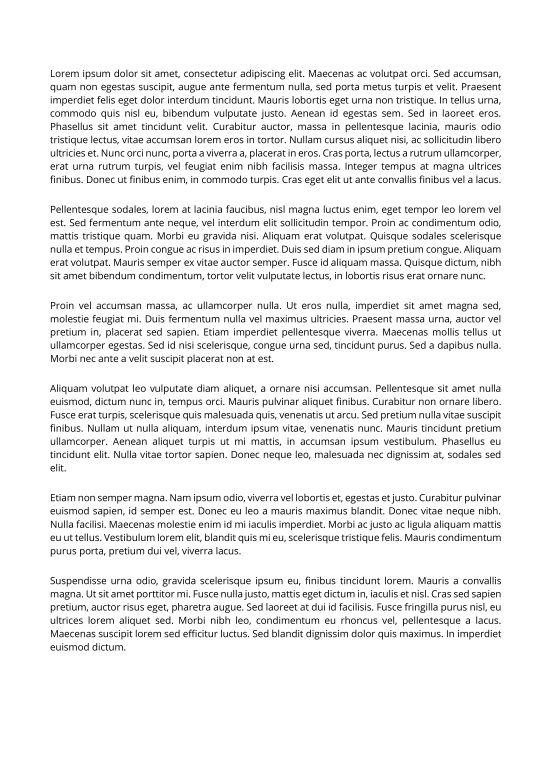
#> input picture 001.png, 1654 x 2339 px, found by its file name (shown at 1/3 size); its folder holds only this picture in this run
$ python MainProgram.py
#> lines starting #> are read from the running program, lines starting #| are printed output that depends on the picture; after the words box and inside, x2 and y2 are one past the last pixel; in counts of white or black regions, pixels touching at a corner belong together
# -*- coding: utf-8 -*-
"""
Created on Sat Aug  8 09:23:28 2026

@author: rtan5
"""

import cv2
import numpy as np
from matplotlib import pyplot as pt
import os


def main():
    output_dir = 'paragraphs'
    os.makedirs(output_dir, exist_ok=True)

    for i in range(1, 9):
        input_dir = "images"

        filename = f"{i:03d}.png"
        path = os.path.join(input_dir, filename)

        print("\n" + "=" * 50)
        print(f"STARTING: {filename}")
        print("=" * 50)

        if not os.path.exists(path):
            print(f"Skipping {filename} (not found)")
            continue

        original, binary = pageToBinary(path)
#> in pageToBinary, page is the input picture: shape (2339, 1654, 3); min 0, max 255, mean 239.1
#> in pageToBinary, `_, pageBinary = cv2.threshold(pageGrayscale, 0, 255, cv2.THRESH_BINARY..`:
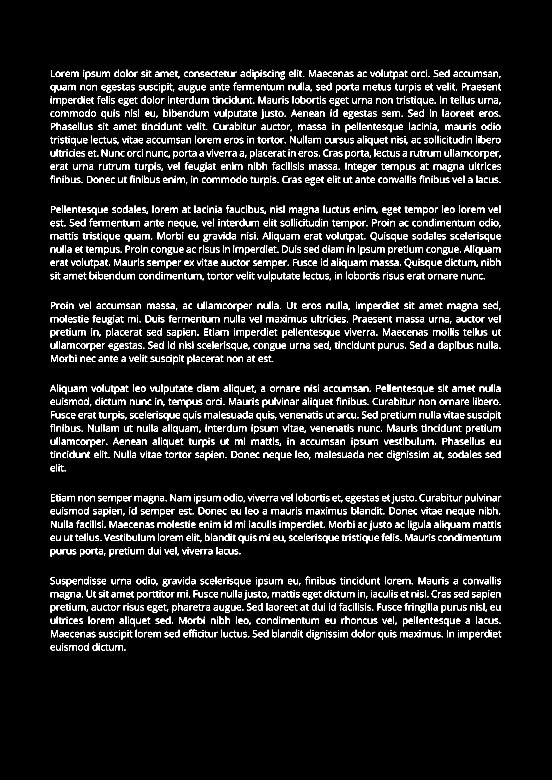
#> pageBinary: shape (2339, 1654) (shown at 1/3 size); 6.5% white in thin lines or dots, all inside (x1, y1, x2, y2) = (150, 209, 1504, 1952)

        print(f"[OK] {filename} loaded")
        print(f"[INFO] Image size: {original.shape[1]} x {original.shape[0]}")
#| [INFO] Image size: 1654 x 2339

        tableBoxes = tableDetection(binary)

        print(f"[TABLE] Detected {len(tableBoxes)} table(s)")
        print(f"[TABLE] Boxes: {tableBoxes}")

        images = imageDetection(binary)

        print(f"[IMAGE] Detected {len(images)} image(s)")
        print(f"[IMAGE] Boxes: {images}")

        masked = maskTablesandImages(binary, tableBoxes,images)

        print("[MASK] Tables and images masked successfully")

        print("Detected tables:", tableBoxes)

        ##detect columns
        columns = colDetection(masked)

        print(f"[COLUMN] Detected {len(columns)} column(s)")

        for column_number, (x1, x2) in enumerate(
            columns,
            start=1
        ):
            print(
                f"[COLUMN] Column {column_number}: "
                f"x={x1} -> {x2}, "
                f"width={x2 - x1}"
            )

        ##store all paragraphs from all columns
        paragraphs = []

        ##process each column separately
        for column_number, (x1, x2) in enumerate(columns, start=1):

            print(
                f"\n[PROCESSING COLUMN] "
                f"{column_number}/{len(columns)}"
            )

            ##crop this column from the masked image
            column_image = masked[:, x1:x2]

            print(
                f"[COLUMN IMAGE] "
                f"Width: {column_image.shape[1]}, "
                f"Height: {column_image.shape[0]}"
            )

            ##detect rows only inside this column
            lines = rowDetection(column_image)

            print(
                f"[ROWS] Column {column_number}: "
                f"{len(lines)} row(s) detected"
            )

            print(
                f"[ROWS] {lines}"
            )

            ##group lines into paragraphs
            column_paragraphs = groupLinestoParagraphs(lines)

            print(
                f"[PARAGRAPHS] Column {column_number}: "
                f"{len(column_paragraphs)} paragraph(s)"
            )

            print(
                f"[PARAGRAPHS] {column_paragraphs}"
            )

            ##convert column-local coordinates back to full-page coordinates
            for y1, y2 in column_paragraphs:
                paragraphs.append((x1, y1, x2, y2))

        ##sort paragraphs from left to right, and top to bottom within each column
        paragraphs.sort(key=lambda box: (box[0], box[1]))

        print(
            f"\n[TOTAL] {filename}: "
            f"{len(paragraphs)} paragraph(s) detected"
        )

        print(
            f"[TOTAL] Paragraph boxes: {paragraphs}"
        )

        print("Detected paragraphs:", paragraphs)

        ##export paragraphs as individual images
        page_name = os.path.splitext(filename)[0]

        for paragraph_number, (x1, y1, x2, y2) in enumerate(paragraphs, start=1):

             ##add small padding around the paragraph
             padding = 5

             x1 = max(x1 - padding, 0)
             y1 = max(y1 - padding, 0)

             x2 = min(x2 + padding, original.shape[1])
             y2 = min(y2 + padding, original.shape[0])

             ##Crop from original image
             paragraph_image = original[y1:y2, x1:x2]

             ##Filename:
             ##001_paragraph_01.png
             output_path = os.path.join(output_dir, f"{page_name}_paragraph_{paragraph_number:02d}.png")

             cv2.imwrite(output_path, paragraph_image)

             print(
                 f"Saved paragraph {paragraph_number}: "
                 f"{output_path}"
             )

        print(
            f"\n[FINISHED] {filename}"
        )

    print("\n" + "=" * 50)
    print("ALL 8 IMAGES FINISHED")
    print("=" * 50)


##tables in the papers have long border lines so we dilate these so that all the lines merge into a single blob of black pixels in regardless of how far apart they are, and since paragraph text never has these long lines we can detect the tables from that
def tableDetection(img_binary, minWidth_table = 150, minHeight_table = 40, minIntersect_table = 4):

#> called with minWidth_table = 150, minHeight_table = 40, minIntersect_table = 4
    img_binaryY, img_binaryX = img_binary.shape ##take the shape of the X(width) and Y(height) of the table
#> img_binaryY = 2339; img_binaryX = 1654
    kernelX_length = max(img_binaryX // 8, 60) ##takes the images height and width from the binary image and calculates how long and high the kernel should be, values are not hardcoded in for adaptability
#> kernelX_length = 206
    kernelY_length = max(img_binaryY // 40, 25)
#> kernelY_length = 58

    kernelX = cv2.getStructuringElement(cv2.MORPH_RECT, (kernelX_length, 1))    ##create kernel for both width and height using the max() values that we got before
    kernelY = cv2.getStructuringElement(cv2.MORPH_RECT, (1 ,kernelY_length))
#> kernelY = 58 values from 1 to 1

    linesX = cv2.morphologyEx(img_binary, cv2.MORPH_OPEN, kernelX)  ##remove the noise from the kernel for both width and height
#> linesX: shape (2339, 1654); every value is 0
    linesY = cv2.morphologyEx(img_binary, cv2.MORPH_OPEN, kernelY)

    intersect = cv2.bitwise_and(linesX, linesY) ##where the lines overlap

    ##dilates all the table border lines so that they all merge into one region creating an intersection
    tableline_mask = cv2.bitwise_or(linesX, linesY)
    kernelmerge = cv2.getStructuringElement(cv2.MORPH_RECT, (15,15))
    tableline_mask = cv2.dilate(tableline_mask, kernelmerge, iterations=2)

    tablecontours, _ = cv2.findContours(tableline_mask, cv2.RETR_EXTERNAL, cv2.CHAIN_APPROX_SIMPLE)
#> tablecontours = []

    tableBoxes = []
    for i in tablecontours:
        x,y,w,h = cv2.boundingRect(i)
        if w < minWidth_table or h < minHeight_table:
            continue
        ## confirmation that the lines actually do intersect so that paragraph text isnt accidentally removed in the final process
        region = intersect[y:y + h, x:x + w]
        nPoints = cv2.connectedComponentsWithStats(region, connectivity=8)[0] - 1

        if nPoints >= minIntersect_table:
            tableBoxes.append((x,y,x + w,y + h))
#> this loop made 0 passes
#> after the loop, tableBoxes = []
#| [TABLE] Detected 0 table(s)
#| [TABLE] Boxes: []

    return tableBoxes

##func for detecting images in papers
def imageDetection(img_binary, minWidth_image=200, minHeight_image=100, minArea_image=30000):

#> called with minWidth_image = 200, minHeight_image = 100, minArea_image = 30000
    kernel = cv2.getStructuringElement(
        cv2.MORPH_RECT,
        (15, 15)
    )

    merged = cv2.dilate(
        img_binary,
        kernel,
        iterations=2
    )
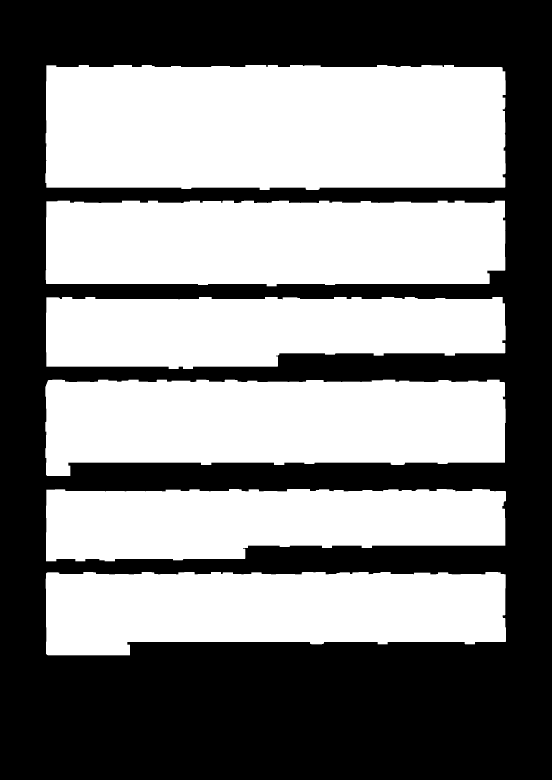
#> merged: shape (2339, 1654) (shown at 1/3 size); 51.3% white; 1 black region

    contours, _ = cv2.findContours(
        merged,
        cv2.RETR_EXTERNAL,
        cv2.CHAIN_APPROX_SIMPLE
    )
#> contours = 6 contours; box (x1, y1, x2, y2) and area: (136, 195, 1517, 570) 500361, (136, 1139, 1517, 1428) 339514, (137, 602, 1516, 859) 336055, (137, 1716, 1518, 1966) 293136, (138, 891, 1517, 1107) 253932, (138, 1467, 1518, 1684) 252168

    imageBoxes = []

    for contour in contours:

        x, y, w, h = cv2.boundingRect(contour)

        if w < minWidth_image or h < minHeight_image:
            continue

        if w * h < minArea_image:
            continue

        region = img_binary[y:y+h, x:x+w]

        row_projection = np.sum(region, axis=1)

        row_runs = findTextInPage(
            row_projection,
            minGap = 2,
            minLengthofText = 2
        )

        print("paragraphed lines" , groupLinestoParagraphs(row_runs))

        ##a very small number of row groups suggests the region is not ordinary paragraph text.
        if len(row_runs) <= 2:
            imageBoxes.append(
                (x, y, x + w, y + h)
            )
#> this loop made 6 passes
#> (x, y, w, h, gaps in groupLinestoParagraphs, gapMedian in groupLinestoParagraphs) on passes 1, 3, 5, 6: (137, 1716, 1381, 250, [10, 10, 10, 10, 10], 10), (136, 1139, 1381, 289, [10, 11, 11, 10, 10, 11], 10.5), (137, 602, 1379, 257, [10, 10, 11, 10, 10], 10), (136, 195, 1381, 375, [10, 10, 10, 11, 10, 10, 10, 11], 10)
#> (x, y, w, h, row_runs, gaps in groupLinestoParagraphs, gapMedian in groupLinestoParagraphs) on passes 2, 4: (138, 1467, 1380, 217, [(14, 44), (54, 83), (94, 124), (134, 163), (174, 203)], [10, 11, 10, 11], 10.5), (138, 891, 1379, 216, [(14, 43), (54, 83), (93, 123), (133, 162), (173, 202)], [11, 10, 10, 11], 10.5)
#| paragraphed lines [(14, 236)]
#| paragraphed lines [(14, 203)]
#| paragraphed lines [(14, 275)]
#| paragraphed lines [(14, 202)]
#| paragraphed lines [(14, 243)]
#| paragraphed lines [(14, 361)]
#> pass 1, in imageDetection, `region = img_binary[y:y+h, x:x+w]`:
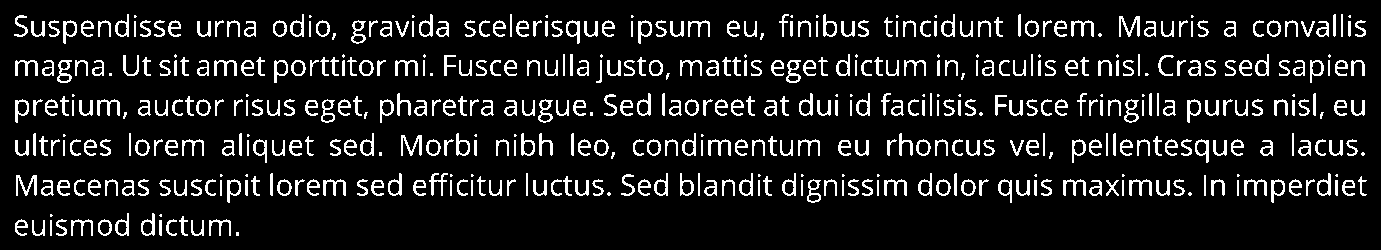
#> region: shape (250, 1381); 10.9% white in thin lines or dots, all inside (x1, y1, x2, y2) = (14, 14, 1367, 236)
#> pass 3, in imageDetection, `region = img_binary[y:y+h, x:x+w]`:
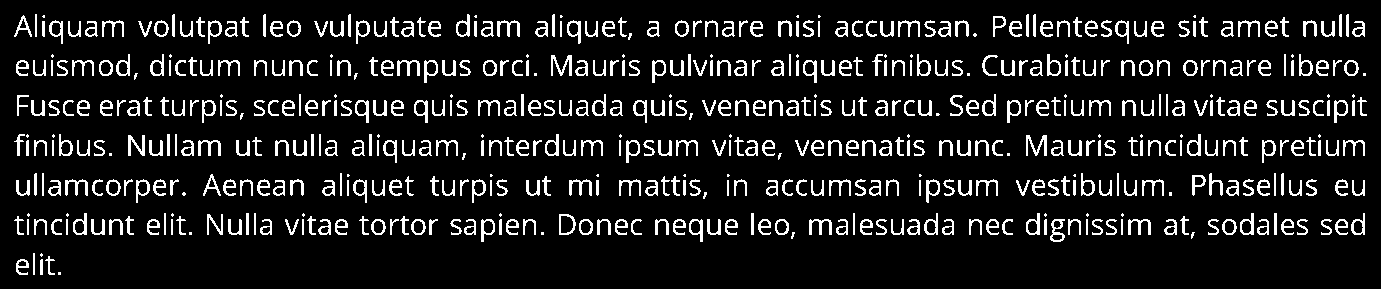
#> region: shape (289, 1381); 10.8% white in thin lines or dots, all inside (x1, y1, x2, y2) = (14, 14, 1367, 275)
#> after the loop, imageBoxes = []
#| [IMAGE] Detected 0 image(s)
#| [IMAGE] Boxes: []

    return imageBoxes

##mask for tables and images
def maskTablesandImages(binary, tableBoxes, imageBoxes):

    masked = binary.copy()

    ##mask tables
    for x1, y1, x2, y2 in tableBoxes:
        masked[y1:y2, x1:x2] = 0

    ##mask images
    for x1, y1, x2, y2 in imageBoxes:
        masked[y1:y2, x1:x2] = 0
#| Detected tables: []

    return masked

def pageToBinary(image_path): ##take a page from the folder and converts it to grayscale, then thresholds it to become a binary image for processing the text
    page = cv2.imread(image_path)
    pageGrayscale = cv2.cvtColor(page, cv2.COLOR_BGR2GRAY)

    _, pageBinary = cv2.threshold(pageGrayscale, 0, 255, cv2.THRESH_BINARY_INV + cv2.THRESH_OTSU)
    return page, pageBinary


##hist_TextBlock = reads histogram projections where alphabetical characters show up
def findTextInPage(hist_TextBlock, minGap = 1, minLengthofText = 1):
    hasText = hist_TextBlock > 0 ##alphabetical characters would be 255, empty space is 0

    textBlocks_SE = [] ##store the starting point and ending points of text blocks
    start = None
    gapCounter = 0

    for i, val in enumerate(hasText): #checks the image for lines of text based on its histogram projection and does this through a loop
        if val:
            if start is None:
                start = i ##start of new run
                gapCounter = 0
        else:
            if start is not None:
                gapCounter += 1     ##close each run only if the gap is long enough
                if gapCounter >= minGap:
                    end = i - gapCounter + 1
                    if end - start >= minLengthofText:
                        textBlocks_SE.append((start, end))
                    start = None
                    gapCounter = 0

    if start is not None:       #close run at the end of the array
        end = len(hasText) - gapCounter
        if end - start >= minLengthofText:
            textBlocks_SE.append((start, end))

    return textBlocks_SE

def colDetection(img_binary, minGap_col=30, minLengthofText_col=100):
#> called with minGap_col = 30, minLengthofText_col = 100
    imageProjection_col = np.sum(img_binary, axis=0) ##sum of pixels in each column across a whole page
#> imageProjection_col = 1654 values, max 157080 at index 153, min 0 at index 0, mean 38919.7

    textColumns = findTextInPage(imageProjection_col, minGap =minGap_col, minLengthofText = minLengthofText_col) ##polymorph the columns width and gap into the findTextinPage function
#> textColumns = [(150, 1504)]

    return textColumns ##uses the findTextinPage function to get the column width and gap

##rowDetection() function works the same in theory with the colDetection() function where we take the sum of pixels in each row across a whole page and then put the values of the minimum gap length and height and put it in the findTextinPage() function to get our rows
def rowDetection(coldetection_result, minGap_row = 2, minHeight_row = 4):
    imageProjection_row = np.sum(coldetection_result, axis = 1)

    textRows = findTextInPage(imageProjection_row, minGap_row, minHeight_row)

    return textRows

def groupLinestoParagraphs(textinpage, paragraph_gapF = 1.8): ##returns the start and end point of paragraphs
    if len(textinpage) == 0:
        return[]
    if len(textinpage) == 1:
        return[textinpage[0]]

    ##the gaps betwewen end of one line and the start of the next line
    gaps = [textinpage[i + 1][0] - textinpage[i][1] for i in range(len(textinpage) -1)]
    gapMedian = np.median(gaps) if len(gaps) > 0 else 0

    paragraphs = []
    para_start = textinpage[0][0]
    para_end = textinpage[0][1]

    for i in range(1, len(textinpage)):
        gap = textinpage[i][0] - textinpage[i-1][1]
        if gap > paragraph_gapF * max(gapMedian, 1):
            paragraphs.append((para_start, para_end))
            ##if gap is unusually large the new paragraph starts here
            para_start = textinpage[i][0]
        para_end = textinpage[i][1]

    paragraphs.append((para_start, para_end)) ##append the last paragraph to the list
    return paragraphs

if __name__ == "__main__":
    main()
#| [COLUMN] Detected 1 column(s)
#> the loop in main, `for column_number, (x1, x2) in enumerate( columns, start=1 ):` made 1 pass
#> (column_number, x1, x2) on pass 1: (1, 150, 1504)
#| [COLUMN] Column 1: x=150 -> 1504, width=1354
#> the loop in main, `for column_number, (x1, x2) in enumerate(columns, start=1): ` made 1 pass
#> (column_number, x1, x2) on pass 1: (1, 150, 1504)
#> (printed output is left out)
#> pass 1, in main, `column_image = masked[:, x1:x2]`:
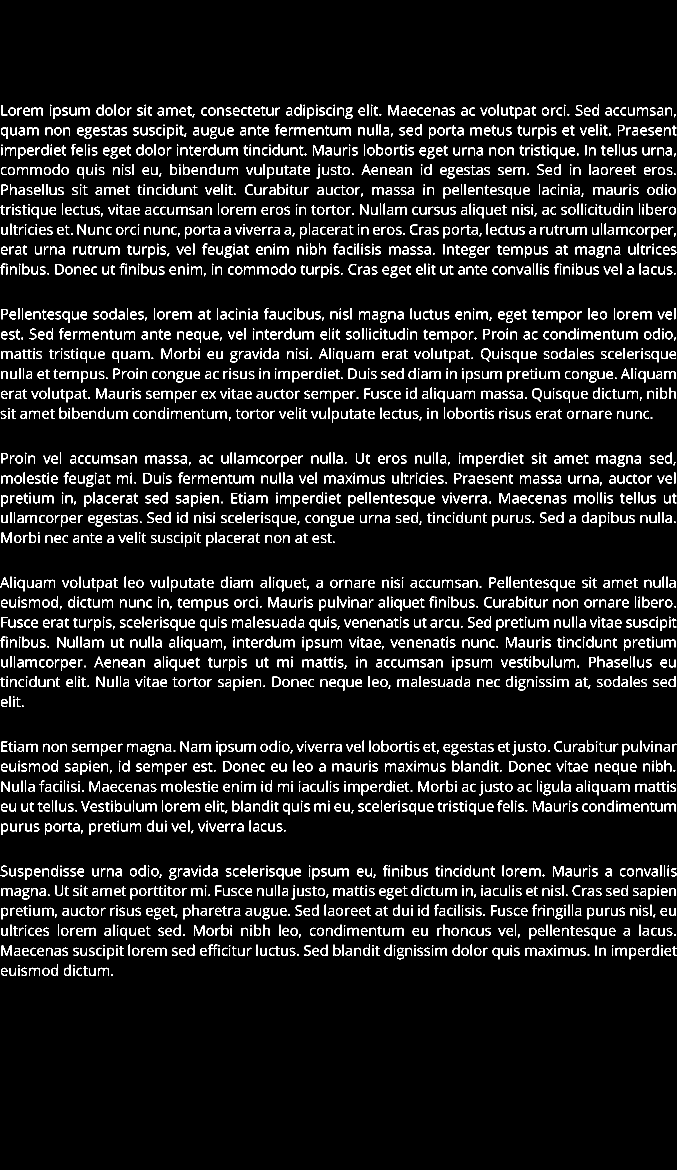
#> column_image: shape (2339, 1354) (shown at 1/2 size); 8% white in thin lines or dots, all inside (x1, y1, x2, y2) = (0, 209, 1354, 1952)
#> after the loop in main, `for column_number, (x1, x2) in enumerate(columns, start=1):`: paragraphs = [(150, 209, 1504, 556), (150, 616, 1504, 845), (150, 905, 1504, 1093), (150, 1153, 1504, 1414), (150, 1481, 1504, 1670), (150, 1730, 1504, 1952)]
#| [TOTAL] 001.png: 6 paragraph(s) detected
#| [TOTAL] Paragraph boxes: [(150, 209, 1504, 556), (150, 616, 1504, 845), (150, 905, 1504, 1093), (150, 1153, 1504, 1414), (150, 1481, 1504, 1670), (150, 1730, 1504, 1952)]
#| Detected paragraphs: [(150, 209, 1504, 556), (150, 616, 1504, 845), (150, 905, 1504, 1093), (150, 1153, 1504, 1414), (150, 1481, 1504, 1670), (150, 1730, 1504, 1952)]
#> the loop in main, `for paragraph_number, (x1, y1, x2, y2) in enumerate(paragraphs, start=..` made 6 passes
#> (y1, y2) on passes 1 to 6: (204, 561), (611, 850), (900, 1098), (1148, 1419), (1476, 1675), (1725, 1957)
#| Saved paragraph 1: paragraphs/001_paragraph_01.png
#| Saved paragraph 2: paragraphs/001_paragraph_02.png
#| Saved paragraph 3: paragraphs/001_paragraph_03.png
#| Saved paragraph 4: paragraphs/001_paragraph_04.png
#| Saved paragraph 5: paragraphs/001_paragraph_05.png
#| Saved paragraph 6: paragraphs/001_paragraph_06.png
#> pass 1, in main, `paragraph_image = original[y1:y2, x1:x2]`:
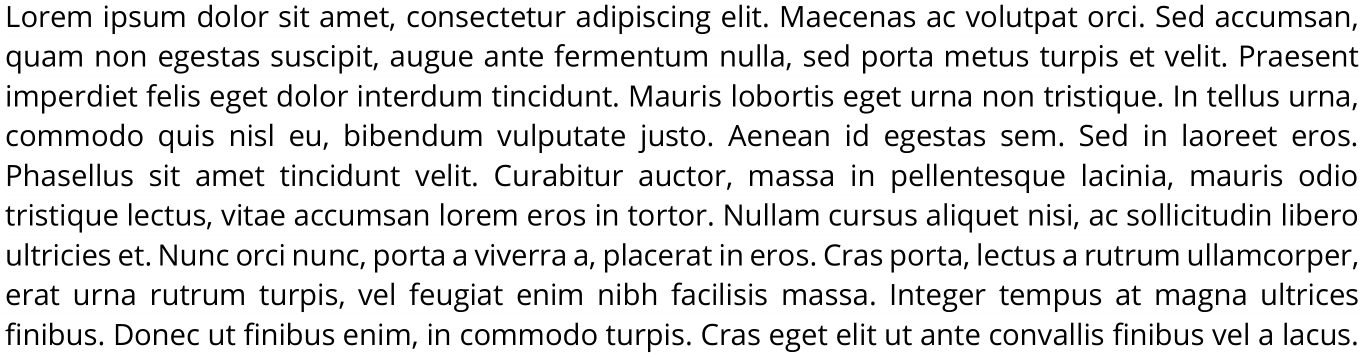
#> paragraph_image: shape (357, 1364, 3); min 0, max 255, mean 223
#> pass 3, in main, `paragraph_image = original[y1:y2, x1:x2]`:
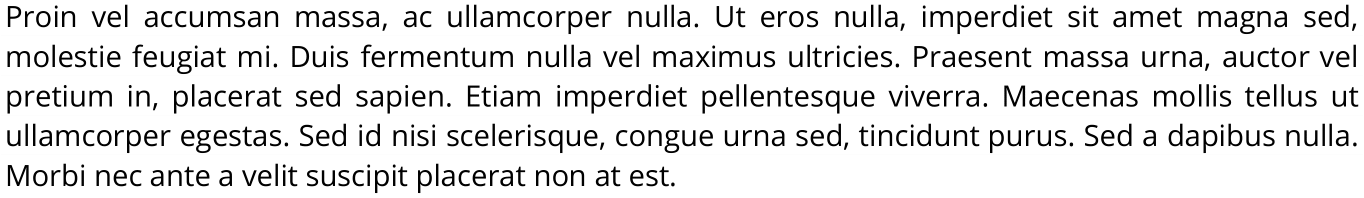
#> paragraph_image: shape (198, 1364, 3); min 0, max 255, mean 226.2
